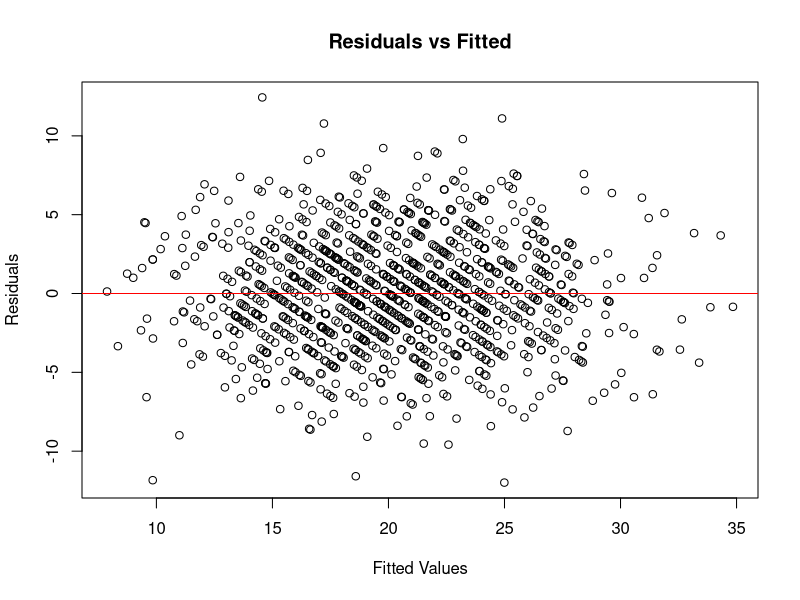
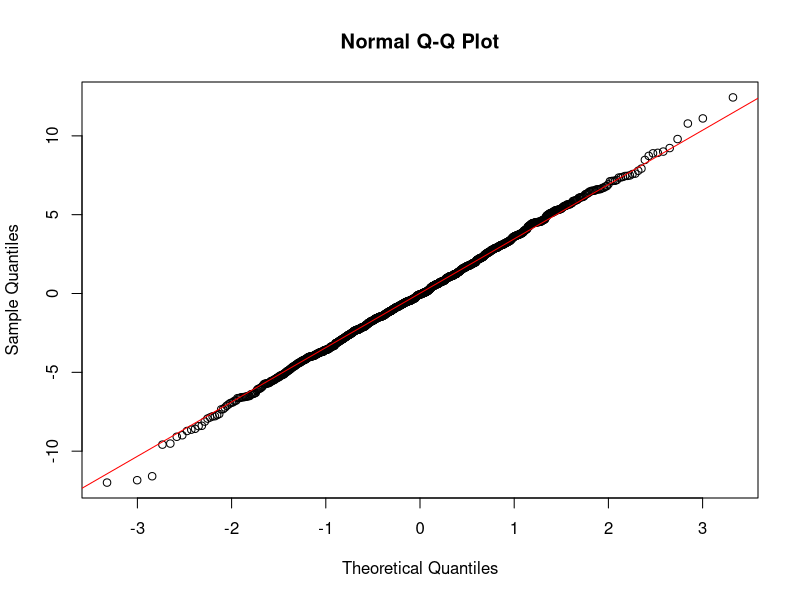
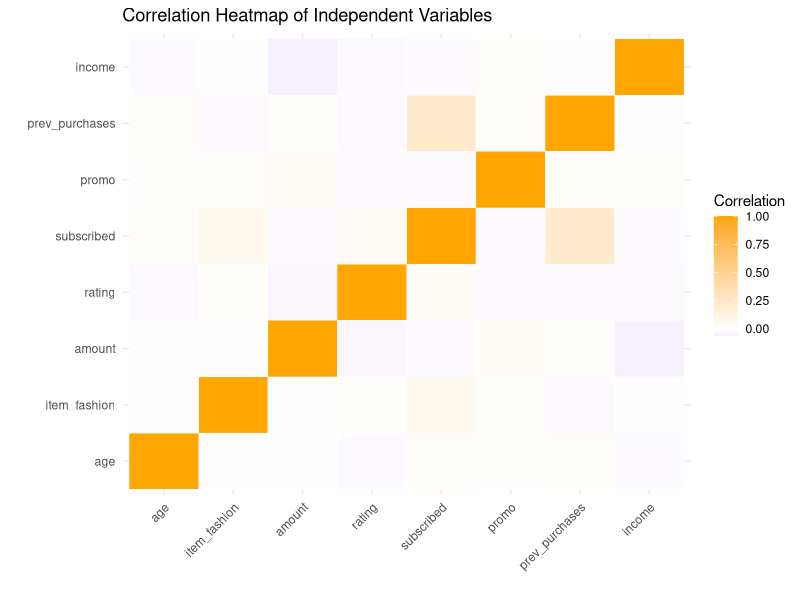

Write R code to recreate these figures, in order.
## ---- chunk 1
# load a few R packages
library(here)
library(knitr)
library(here)
library(readxl)
library(writexl)
library(magrittr)
library(patchwork)
library(kableExtra)
library(AER)  # for ivreg
library(AER)        # for ivreg
library(sandwich)   # for robust SE
library(lmtest)     # coeftest
library(broom)      # tidy()
library(flextable)  # tables
library(officer)    # Word export
library(nlme)
library(broom)
library(flextable)
library(officer)
library(car)      # for VIF
library(lmtest)   # for Breusch-Pagan test
library(sandwich) # robust SE if needed
library(dplyr)
library(psych)
library(flextable)
library(officer)
library(dplyr)
library(ggplot2)
library(reshape2)
library(flextable)
library(officer)
## ---- chunk 2
shopping_iv <- read_excel("../metrics-exercise/shopping_dataset.xlsx")

head(shopping_iv)
## ---- chunk 3

# OLS regression (biased due to endogeneity)
model_ols_sub <- lm(frequency_num ~ age + gender + item_fashion + amount + rating +
                      subscribed + shipping + promo + prev_purchases +
                      income + season,
                    data=shopping_iv)
summary(model_ols_sub)


## ---- chunk 4
robust_se <- coeftest(model_ols_sub, vcov = vcovHC(model_ols_sub, type = "HC1"))

print(robust_se)
## ---- chunk 5

first_stage <- lm(subscribed ~ marketing_offer + age + gender + item_fashion + amount + rating +
                       + shipping + promo + prev_purchases +
                      income + season,
                    data=shopping_iv)
summary(first_stage)


## ---- chunk 6
# IV regression (2SLS) using marketing_offer as instrument for subscribed
model_iv_sub <- ivreg(frequency_num ~ age + gender + item_fashion + amount + rating +
                        subscribed + shipping + promo + prev_purchases +
                        income + season
                      | age + gender + item_fashion + amount + rating +
                        shipping + promo + prev_purchases +
                        income + season + marketing_offer,
                      data=shopping_iv)

summary(model_iv_sub, diagnostics=TRUE)


## ---- chunk 7

# Fit a Generalized Least Squares (GLS) model

gls_model <- gls(frequency_num ~ age + gender + item_fashion + amount + rating +
                   subscribed + shipping + promo + prev_purchases +
                   income + season,
                 data = shopping_iv,
                 weights = varExp(form = ~ amount))

print(coef(summary(gls_model)), digits=4 )
## ---- chunk 8
# -------------------------------
# 2️⃣ Extract residuals and fitted values
residuals_ols <- residuals(model_ols_sub)
fitted_ols <- fitted(model_ols_sub)

# -------------------------------
# 3️⃣ Linearity & Homoskedasticity
# Residuals vs Fitted plot
plot(fitted_ols, residuals_ols,
     xlab="Fitted Values", ylab="Residuals",
     main="Residuals vs Fitted")
abline(h=0, col="red")

# Breusch-Pagan test for heteroskedasticity
bptest(model_ols_sub)
# p-value > 0.05 → homoskedasticity not rejected

# -------------------------------
# 4️⃣ Normality of residuals
# QQ plot
qqnorm(residuals_ols)
qqline(residuals_ols, col="red")

# Shapiro-Wilk test
shapiro.test(residuals_ols)
# p-value > 0.05 → residuals approx normal

# -------------------------------
# 5️⃣ Multicollinearity
vif_values <- vif(model_ols_sub)
vif_values
# VIF > 5 → moderate multicollinearity
# VIF > 10 → severe multicollinearity

## ---- chunk 9

# 1️⃣ Select only numeric variables
numeric_vars <- shopping_iv %>%
  select_if(is.numeric)

# 2️⃣ Compute descriptive statistics
desc_stats <- psych::describe(numeric_vars) %>%
  as.data.frame() %>%
  select(mean, sd, min, max, median, n)

# 3️⃣ Round to 3 decimals
desc_stats <- round(desc_stats, 3)

# Add variable names as a column
desc_stats$Variable <- rownames(desc_stats)
rownames(desc_stats) <- NULL
desc_stats <- desc_stats[, c("Variable", "mean", "sd", "min", "max", "median", "n")]

print(desc_stats)
## ---- chunk 10

# 1️⃣ Prepare numeric dataset for correlation
independent_vars <- shopping_iv %>%
  select(age, item_fashion, amount, rating,
         subscribed, promo, prev_purchases, income)  # purely numeric ones

# 2️⃣ Compute correlation matrix
corr_matrix <- round(cor(independent_vars, use = "pairwise.complete.obs"), 3)

# 3️⃣ Create a long-format dataset for plotting
corr_long <- melt(corr_matrix)
colnames(corr_long) <- c("Var1", "Var2", "Correlation")

# 4️⃣ Plot correlation heatmap
corr_plot <- ggplot(corr_long, aes(x = Var1, y = Var2, fill = Correlation)) +
  geom_tile(color = "white") +
  scale_fill_gradient2(low = "blue", mid = "white", high = "orange", midpoint = 0) +
  theme_minimal() +
  labs(title = "Correlation Heatmap of Independent Variables",
       x = "", y = "") +
  theme(axis.text.x = element_text(angle = 45, hjust = 1))

print(corr_plot)
